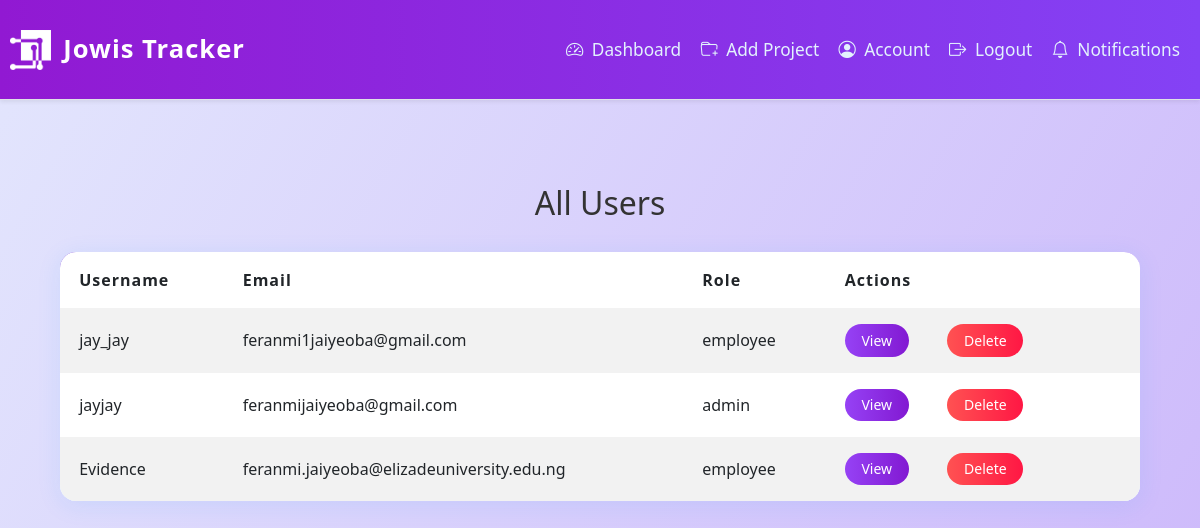
The app's page /admin/users (signed in), older data.
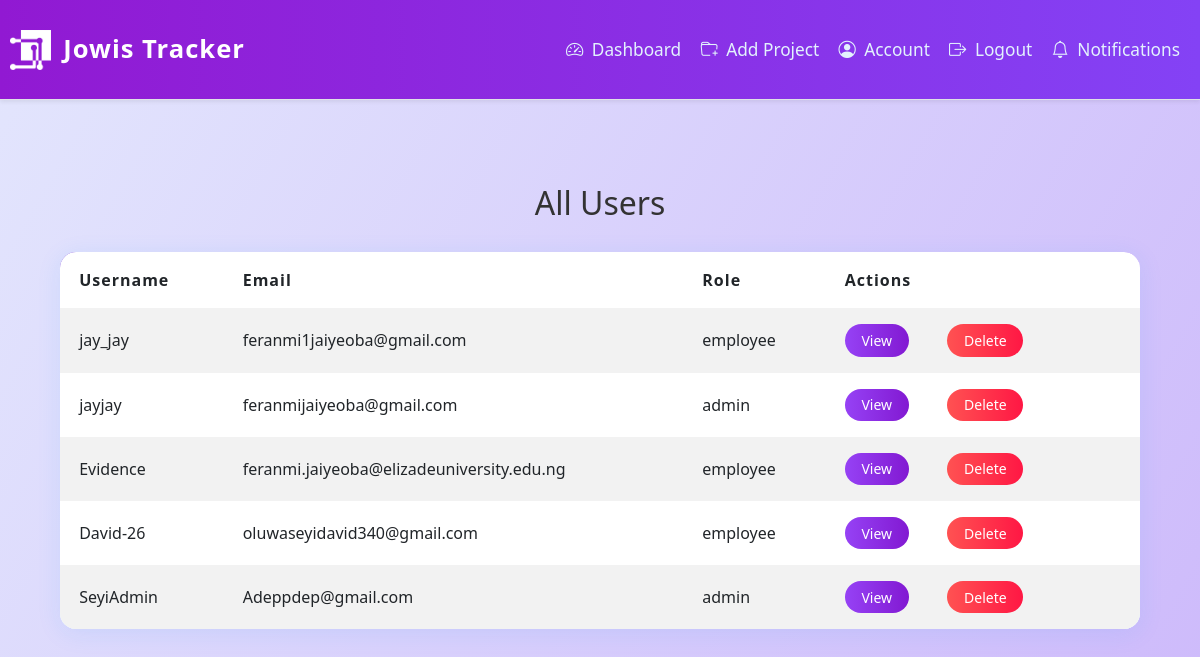
The same page, newer data.
### app/dbmodels.py (models this page shows, shortened)
class User(db.Model, UserMixin):
    id = db.Column(db.Integer, primary_key=True)
    username = db.Column(db.String(150), unique=True, nullable=False)
    email = db.Column(db.String(150), unique=True, nullable=False)
    password_hash = db.Column(db.String(150), nullable=False)
    tasks = db.relationship("Task", backref="assigned_to", cascade='all, delete-orphan',passive_deletes=True)
    role = db.Column(db.String(50), nullable=False, default="employee") # or admin
    projects = db.relationship(
        'Project',
        secondary=project_users,
        back_populates='users'
    )
    reset_code = db.Column(db.String(8), nullable=True)
    reset_code_expiry = db.Column(db.DateTime, nullable=True)

### app/routes.py (the view)
@main.route('/admin/users')
@login_required
def admin_users():
    if current_user.role != "admin":
        abort(403)
    users = User.query.all()
    return render_template('admin_users.html', users=users)

### app/__init__.py (called while the page is built)
def create_app():
    app= Flask(__name__)
    app.config.from_object("config.Config") # load app config from config.py
    db.init_app(app)
    migrate.init_app(app, db)
    login_manager.init_app(app)
    mail.init_app(app)
    scheduler.init_app(app)
    scheduler.start()
    from . import jobs  # <-- Import jobs to register them
    from .admin import init_admin
    init_admin(app)
    login_manager.login_view = "main.login"
    login_manager.login_message_category ="info"
    from .dbmodels import User
    @login_manager.user_loader
    def load_user(user_id):
        return User.query.get(int(user_id))
    from .routes import main
    app.register_blueprint(main)
    return app

### app/templates/admin_users.html
{% extends "base.html" %} {% block content %}
<div class="container mt-4">
  <h2>All Users</h2>
  <table class="table table-striped">
    <thead>
      <tr>
        <th>Username</th>
        <th>Email</th>
        <th>Role</th>
        <th>Actions</th>
      </tr>
    </thead>
    <tbody>
      {% for user in users %}
      <tr>
        <td>{{ user.username }}</td>
        <td>{{ user.email }}</td>
        <td>{{ user.role }}</td>
        <td>
          <a
            href="{{ url_for('main.view_user', user_id=user.id) }}"
            class="btn btn-info btn-sm"
            >View</a
          >
          <form
            action="{{ url_for('main.delete_user', user_id=user.id) }}"
            method="POST"
            style="display: inline"
          >
            <button
              type="submit"
              class="btn btn-danger btn-sm"
              onclick="return confirm('Delete this user?');"
            >
              Delete
            </button>
          </form>
        </td>
      </tr>
      {% endfor %}
    </tbody>
  </table>
</div>
{% endblock %}

Row changes from the older to the newer data that the page shows:
added User: username "David-26", email "oluwaseyidavid340@gmail.com", role "employee"
added User: username "SeyiAdmin", email "Adeppdep@gmail.com", role "admin"
